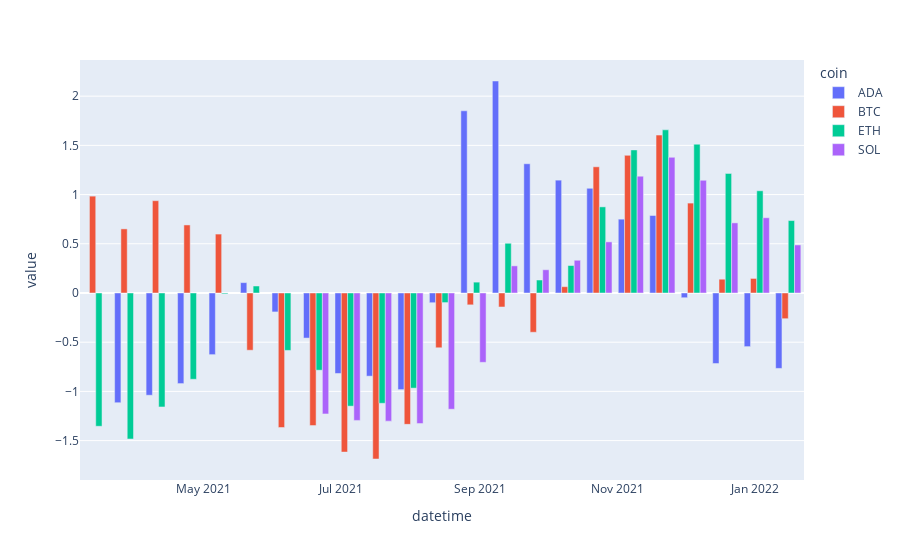

Source (notebook cell):
### Code cell
fig = px.bar((data_grouped_weekly-data_grouped_weekly.mean())/data_grouped_weekly.std(),
             barmode='group')
fig.show()

### Figure 1 — Plotly figure (JSON) as saved in the notebook; plotly's stock layout.template omitted (floating-point values rounded to 4 significant figures)
{"data": [{"alignmentgroup": "True", "hovertemplate": "coin=ADA<br>datetime=%{x}<br>value=%{y}<extra></extra>", "legendgroup": "ADA", "marker": {"color": "#636efa", "pattern": {"shape": ""}}, "name": "ADA", "offsetgroup": "ADA", "orientation": "v", "showlegend": true, "textposition": "auto", "type": "bar", "x": ["2021-03-14T00:00:00", "2021-03-28T00:00:00", "2021-04-11T00:00:00", "2021-04-25T00:00:00", "2021-05-09T00:00:00", "2021-05-23T00:00:00", "2021-06-06T00:00:00", "2021-06-20T00:00:00", "2021-07-04T00:00:00", "2021-07-18T00:00:00", "2021-08-01T00:00:00", "2021-08-15T00:00:00", "2021-08-29T00:00:00", "2021-09-12T00:00:00", "2021-09-26T00:00:00", "2021-10-10T00:00:00", "2021-10-24T00:00:00", "2021-11-07T00:00:00", "2021-11-21T00:00:00", "2021-12-05T00:00:00", "2021-12-19T00:00:00", "2022-01-02T00:00:00", "2022-01-16T00:00:00"], "xaxis": "x", "y": [null, -1.115, -1.039, -0.9207, -0.6265, 0.1053, -0.1925, -0.4581, -0.8178, -0.8452, -0.9819, -0.09878, 1.851, 2.154, 1.313, 1.147, 1.064, 0.7502, 0.7874, -0.04822, -0.7167, -0.5451, -0.7664], "yaxis": "y"}, {"alignmentgroup": "True", "hovertemplate": "coin=BTC<br>datetime=%{x}<br>value=%{y}<extra></extra>", "legendgroup": "BTC", "marker": {"color": "#EF553B", "pattern": {"shape": ""}}, "name": "BTC", "offsetgroup": "BTC", "orientation": "v", "showlegend": true, "textposition": "auto", "type": "bar", "x": ["2021-03-14T00:00:00", "2021-03-28T00:00:00", "2021-04-11T00:00:00", "2021-04-25T00:00:00", "2021-05-09T00:00:00", "2021-05-23T00:00:00", "2021-06-06T00:00:00", "2021-06-20T00:00:00", "2021-07-04T00:00:00", "2021-07-18T00:00:00", "2021-08-01T00:00:00", "2021-08-15T00:00:00", "2021-08-29T00:00:00", "2021-09-12T00:00:00", "2021-09-26T00:00:00", "2021-10-10T00:00:00", "2021-10-24T00:00:00", "2021-11-07T00:00:00", "2021-11-21T00:00:00", "2021-12-05T00:00:00", "2021-12-19T00:00:00", "2022-01-02T00:00:00", "2022-01-16T00:00:00"], "xaxis": "x", "y": [0.9842, 0.6514, 0.9378, 0.6913, 0.5986, -0.5815, -1.367, -1.348, -1.617, -1.687, -1.335, -0.5566, -0.1205, -0.1422, -0.3991, 0.06411, 1.282, 1.399, 1.605, 0.9135, 0.1401, 0.1478, -0.2613], "yaxis": "y"}, {"alignmentgroup": "True", "hovertemplate": "coin=ETH<br>datetime=%{x}<br>value=%{y}<extra></extra>", "legendgroup": "ETH", "marker": {"color": "#00cc96", "pattern": {"shape": ""}}, "name": "ETH", "offsetgroup": "ETH", "orientation": "v", "showlegend": true, "textposition": "auto", "type": "bar", "x": ["2021-03-14T00:00:00", "2021-03-28T00:00:00", "2021-04-11T00:00:00", "2021-04-25T00:00:00", "2021-05-09T00:00:00", "2021-05-23T00:00:00", "2021-06-06T00:00:00", "2021-06-20T00:00:00", "2021-07-04T00:00:00", "2021-07-18T00:00:00", "2021-08-01T00:00:00", "2021-08-15T00:00:00", "2021-08-29T00:00:00", "2021-09-12T00:00:00", "2021-09-26T00:00:00", "2021-10-10T00:00:00", "2021-10-24T00:00:00", "2021-11-07T00:00:00", "2021-11-21T00:00:00", "2021-12-05T00:00:00", "2021-12-19T00:00:00", "2022-01-02T00:00:00", "2022-01-16T00:00:00"], "xaxis": "x", "y": [-1.354, -1.484, -1.158, -0.8769, -0.008862, 0.07097, -0.5835, -0.7845, -1.15, -1.121, -0.9668, -0.09758, 0.1103, 0.505, 0.1318, 0.279, 0.8751, 1.454, 1.658, 1.512, 1.215, 1.039, 0.7359], "yaxis": "y"}, {"alignmentgroup": "True", "hovertemplate": "coin=SOL<br>datetime=%{x}<br>value=%{y}<extra></extra>", "legendgroup": "SOL", "marker": {"color": "#ab63fa", "pattern": {"shape": ""}}, "name": "SOL", "offsetgroup": "SOL", "orientation": "v", "showlegend": true, "textposition": "auto", "type": "bar", "x": ["2021-03-14T00:00:00", "2021-03-28T00:00:00", "2021-04-11T00:00:00", "2021-04-25T00:00:00", "2021-05-09T00:00:00", "2021-05-23T00:00:00", "2021-06-06T00:00:00", "2021-06-20T00:00:00", "2021-07-04T00:00:00", "2021-07-18T00:00:00", "2021-08-01T00:00:00", "2021-08-15T00:00:00", "2021-08-29T00:00:00", "2021-09-12T00:00:00", "2021-09-26T00:00:00", "2021-10-10T00:00:00", "2021-10-24T00:00:00", "2021-11-07T00:00:00", "2021-11-21T00:00:00", "2021-12-05T00:00:00", "2021-12-19T00:00:00", "2022-01-02T00:00:00", "2022-01-16T00:00:00"], "xaxis": "x", "y": [null, null, null, null, null, null, null, -1.229, -1.295, -1.302, -1.327, -1.181, -0.7046, 0.2757, 0.2361, 0.3326, 0.5194, 1.186, 1.379, 1.145, 0.7124, 0.7645, 0.4882], "yaxis": "y"}], "layout": {"barmode": "group", "legend": {"title": {"text": "coin"}, "tracegroupgap": 0}, "margin": {"t": 60}, "xaxis": {"anchor": "y", "domain": [0, 1], "title": {"text": "datetime"}}, "yaxis": {"anchor": "x", "domain": [0, 1], "title": {"text": "value"}}}}
